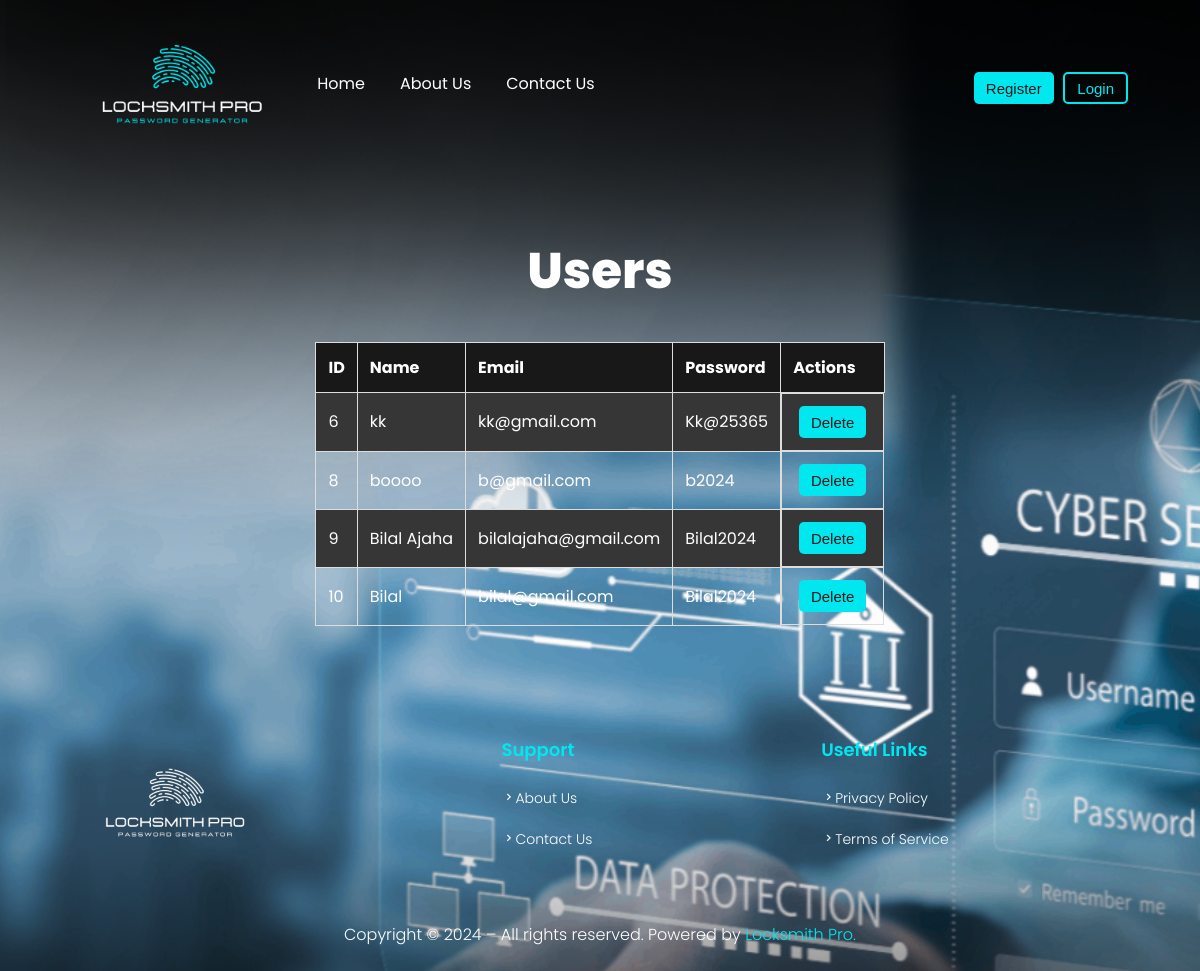
Screenshot of /users with the database file from the repository.
### models.py (models this page shows, shortened)
class User(db.Model):
    id = db.Column(db.Integer, primary_key=True)
    name = db.Column(db.String(100), nullable=False)
    email = db.Column(db.String(100), unique=True)
    password = db.Column(db.String(100))

### locksmith.py (the view)
@app.route('/users')
def users():
    all_users = User.query.all()
    return render_template('users.html', users = all_users)

### templates/users.html
{% extends 'base.html' %}
{% block content %}
<h1>Users</h1>
<div class="container">
    <table>
        <tr>
            <th>ID</th>
            <th>Name</th>
            <th>Email</th>
            <th>Password</th>
            <th>Actions</th>
        </tr>
        {% for user in users %}
        <tr>
            <td>{{ user.id }}</td>
            <td onclick="copy(this)" >{{ user.name }}</td>
            <td onclick="copy(this)" >{{ user.email }}</td>
            <td onclick="copy(this)" >{{ user.password }}</td>
            <td id="u-d-btn">
                <form action="{{ url_for('delete_user', id=user.id) }}" method="POST" style="display:inline;">
                    <button type="submit" id="delete-user">Delete</button>
                </form>
            </td>
        </tr>
        {% endfor %}
    </table>
</div>
{% endblock content %}

### static/css/styles.css (style rules this page uses)
body { display: flex; flex-direction: column; background-color: black; justify-content: center; align-items: center; color: #fff; background-image: url("/static/img/background.png"); }
button { overflow: hidden; outline: none; border: none; border-radius: 5px; cursor: pointer; padding: 5px 12px; font-family: Poppins, sans-serif; margin: 0 0.3rem; }
h1 { font-family: Poppins, sans-serif; font-weight: 800; font-size: 50px; }
table { width: 100%; border-collapse: collapse; font-family: Poppins, sans-serif; }
th, td { padding: 12px; border: 1px solid #ddd; text-align: left; cursor: pointer; }
th { background-color: #181818; color: white; }
tr:nth-child(even) { background-color: #373636; }
form { width: 60%; display: flex; flex-direction: column; justify-content: center; margin: 0; padding: 0; }
button { height: 2rem; background-color: #00E7EF; color: #181818; font-family: Poppies, sans-serif; font-weight: 500; overflow: none; border: none; border-radius: 5px; cursor: pointer; font-size: 15px; }
#u-d-btn { display: flex; flex-direction: row; gap: 10px; }

### rows the page displays
User: id "6", name "kk", email "kk@gmail.com", password "Kk@25365"
User: id "8", name "boooo", email "b@gmail.com", password "b2024"
User: id "9", name "Bilal Ajaha", email "bilalajaha@gmail.com", password "Bilal2024"
User: id "10", name "Bilal", email "bilal@gmail.com", password "Bilal2024"
